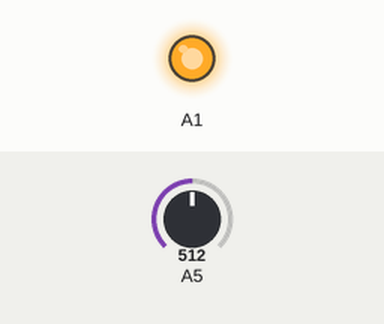
Recording of a sketch running on a simulated Arduino Uno, built with avr-gcc and run on an emulated ATmega328P. Parts: output pins drawn as LEDs (lit = HIGH). The test bench sets the inputs (shaded band); at power-on: A5 = 512.

Above: at 1.2 s.
1.3 s: A5 set to 505
At 2.5 s:
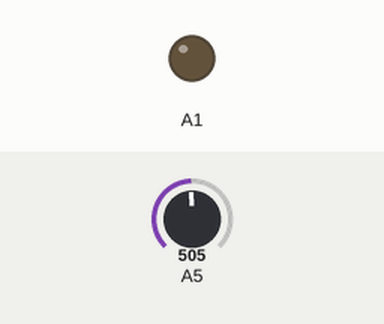
2.8 s: A5 set to 716
At 3.7 s:
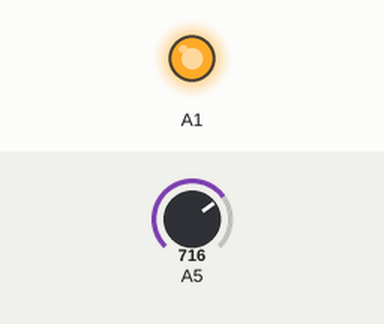
4.3 s: A5 set to 511
At 4.8 s:
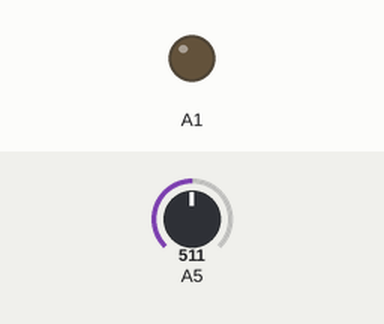
Timing chart, 0 to 7.3 s (numbered marks = the images above; inputs shaded):
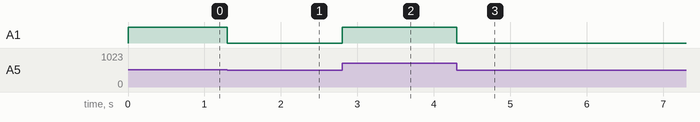

The sketch:

ReadSendAnalogSignal.ino
```cpp
void setup() {
  // put your setup code here, to run once:
  Serial.begin(9600);
  pinMode(A5, INPUT);
  pinMode(A1, OUTPUT);
}

void loop() {
  int value = analogRead(A5);
//  Serial.print("Before mapping: ");
//  Serial.println(value);
//  Serial.print("After mapping: ");
//  Serial.println(value);
  analogWrite(A1, value/4);
}
```

Measured:
- the behaviour switches between 512 and 511 on A5 (found by bisection; images 0 and 1)
- after the input at 1.3 s, A1: HIGH → LOW at once
- after the input at 2.8 s, A1: LOW → HIGH at once
- after the input at 4.3 s, A1: HIGH → LOW at once
